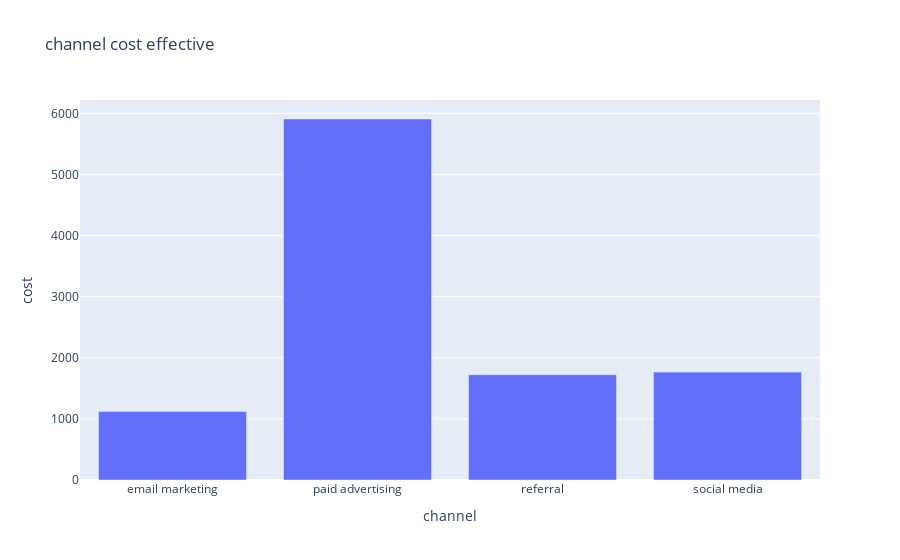

Write notebook code for a chart like this one.
### Code cell
fig = px.bar(most_cost_effective , x = "channel" , y = "cost" , title = "channel cost effective")
fig.show()

### Figure 1 — Plotly figure (JSON) as saved in the notebook; plotly's stock layout.template omitted (floating-point values rounded to 4 significant figures)
{"data": [{"alignmentgroup": "True", "hovertemplate": "channel=%{x}<br>cost=%{y}<extra></extra>", "legendgroup": "", "marker": {"color": "#636efa", "pattern": {"shape": ""}}, "name": "", "offsetgroup": "", "orientation": "v", "showlegend": false, "textposition": "auto", "type": "bar", "x": ["email marketing", "paid advertising", "referral", "social media"], "xaxis": "x", "y": [1123.0, 5907.0, 1722.0, 1766.0], "yaxis": "y"}], "layout": {"barmode": "relative", "legend": {"tracegroupgap": 0}, "title": {"text": "channel cost effective"}, "xaxis": {"anchor": "y", "domain": [0, 1], "title": {"text": "channel"}}, "yaxis": {"anchor": "x", "domain": [0, 1], "title": {"text": "cost"}}}}
